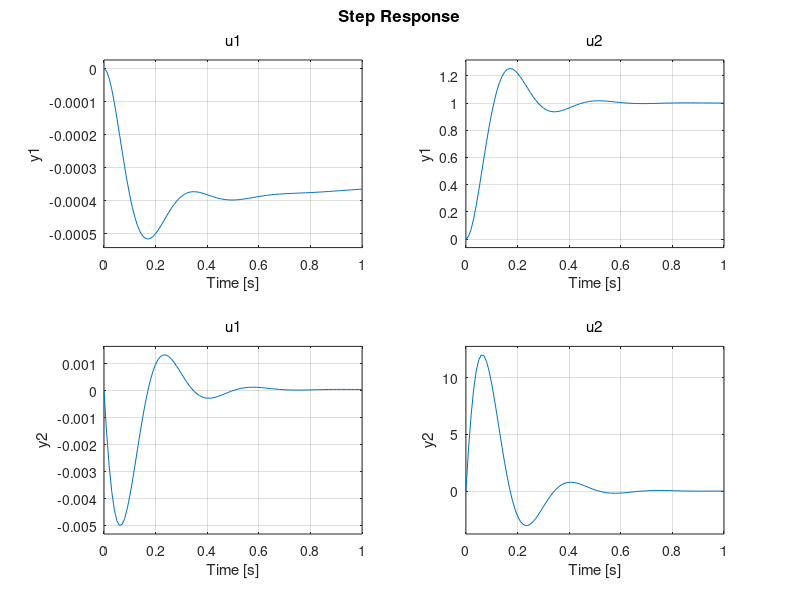

Write MATLAB code to recreate this figure. (Note: this script raises an error after producing the figure.)
%% Requirements and parameters initialization
clear all;

% Control system requirements and parameters: 
shi=0.4;    % Minimum damping coefficient.
wn=20;      % Natural frequency. 

% System parameters
J=6;    % Inertia.
Ra=0.3; % Resistance of the motor shield.
kt=0.5; % Voltage-torque conversion factor. 
kv=0.5; % Counter-electromotive force constant. 
kTP=1;  % Position feedback gain. 
kTV=1;  % Velocity feedback gain. 

%% PI controller parameters setting

Kv=(2*shi*wn*kv)/kTV;   % Velocity gain.
Kp=(wn^2*kv)/(kTP*Kv);  % Position gain.
Tv=(Ra*J)/(kv*kt);      % Zero for the controller.

%% Joint model with PI controller and joint in internal description
% d(x)=Ax+B. x=[position, velocity, integral]'

A=[0 1 0;...
   -Kv*Tv*kt*kTV*Kp/Ra/J -(kv*kt+Kv*Tv*kt*kTV)/Ra/J kt*Kv/Ra/J;...
   -kTP*Kp -kTV 0];
B=[0 0;-1/J Kv*Tv*kt*Kp/Ra/J;0 Kp];
C=[1 0 0;0 1 0]; % Notice that this defines our output.
D=[0 0; 0 0];

%% State-Space Model construction 

% Get ss model
G=ss(A,B,C,D);

% Plot step response
step(G,1);

%% Following a cubic trajectory

% Create a cubic trajectory
[T,W]=cubica([0,0],[pi/6,0],3,0.1);

% Generate random perturbations along trajectory
%pert = round(randn([size(W,2) 1])*50);
%U=[pert,W(1,:)'];
U=[zeros(size(W,2),1),W(1,:)'];
%U(4,1) = 100;

% Simulation of the trajectory with ss model
[Y,T]=lsim(G,U,T);

% Plot trajectory planned (W) and followed (Y)
figure
plot(T,W(1,:),'-',T,Y(:,1)','-.')
xlabel('Tiempo (sg)');
ylabel('Espacio (rad)');
grid
legend('Planificada','Seguida');


